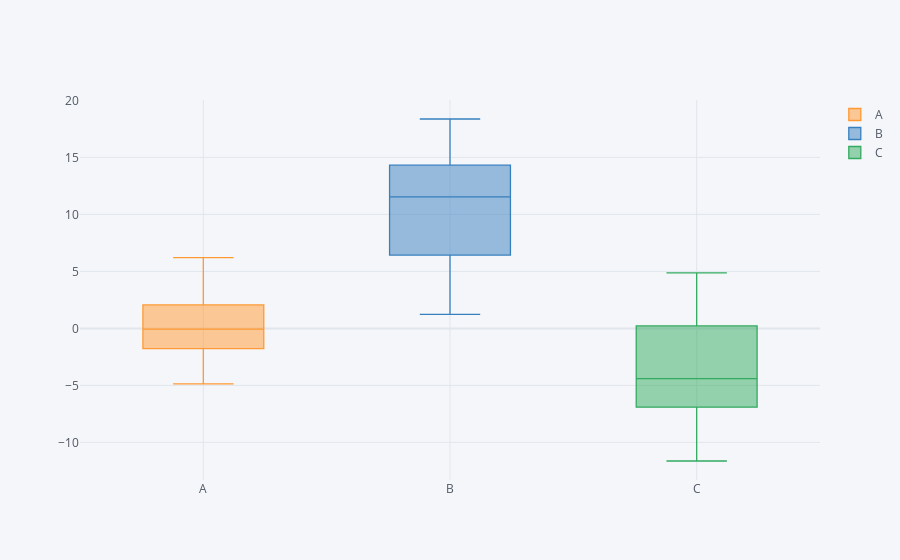

This figure's notebook cell:
### Markdown cell above
### Box Plot and Area Plot

### Code cell
df.iplot(kind = 'box')
